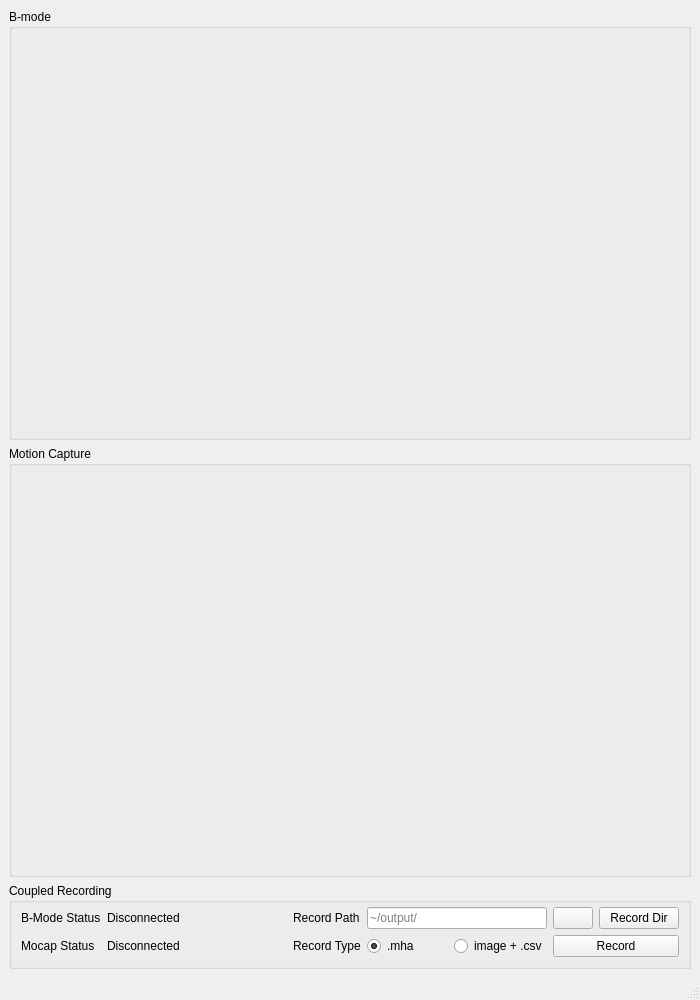
<?xml version="1.0" encoding="UTF-8"?>
<ui version="4.0">
 <class>MainWindow</class>
 <widget class="QMainWindow" name="MainWindow">
  <property name="geometry">
   <rect>
    <x>0</x>
    <y>0</y>
    <width>700</width>
    <height>1000</height>
   </rect>
  </property>
  <property name="windowTitle">
   <string>MainWindow</string>
  </property>
  <widget class="QWidget" name="centralwidget">
   <layout class="QHBoxLayout" name="horizontalLayout_2">
    <item>
     <layout class="QHBoxLayout" name="horizontalLayout" stretch="1">
      <item>
       <layout class="QVBoxLayout" name="verticalLayout" stretch="1,1,0">
        <item>
         <widget class="QGroupBox" name="groupBox_1">
          <property name="title">
           <string>B-mode</string>
          </property>
          <layout class="QVBoxLayout" name="verticalLayout_4">
           <property name="leftMargin">
            <number>5</number>
           </property>
           <property name="topMargin">
            <number>3</number>
           </property>
           <property name="rightMargin">
            <number>5</number>
           </property>
           <property name="bottomMargin">
            <number>5</number>
           </property>
           <item>
            <layout class="QVBoxLayout" name="verticalLayout_bmode"/>
           </item>
          </layout>
         </widget>
        </item>
        <item>
         <widget class="QGroupBox" name="groupBox_2">
          <property name="title">
           <string>Motion Capture</string>
          </property>
          <layout class="QVBoxLayout" name="verticalLayout_6">
           <property name="leftMargin">
            <number>5</number>
           </property>
           <property name="topMargin">
            <number>3</number>
           </property>
           <property name="rightMargin">
            <number>5</number>
           </property>
           <property name="bottomMargin">
            <number>5</number>
           </property>
           <item>
            <layout class="QVBoxLayout" name="verticalLayout_mocap"/>
           </item>
          </layout>
         </widget>
        </item>
        <item>
         <widget class="QGroupBox" name="groupBox_3">
          <property name="title">
           <string>Coupled Recording</string>
          </property>
          <layout class="QVBoxLayout" name="verticalLayout_8">
           <property name="leftMargin">
            <number>9</number>
           </property>
           <property name="topMargin">
            <number>4</number>
           </property>
           <property name="rightMargin">
            <number>9</number>
           </property>
           <property name="bottomMargin">
            <number>9</number>
           </property>
           <item>
            <layout class="QHBoxLayout" name="horizontalLayout_3" stretch="0">
             <item>
              <layout class="QGridLayout" name="gridLayout" columnstretch="0,1,0,1,0,0">
               <property name="sizeConstraint">
                <enum>QLayout::SizeConstraint::SetMinimumSize</enum>
               </property>
               <item row="0" column="2">
                <widget class="QLabel" name="label">
                 <property name="text">
                  <string>Record Path</string>
                 </property>
                </widget>
               </item>
               <item row="1" column="0">
                <widget class="QLabel" name="label_2">
                 <property name="text">
                  <string>Mocap Status</string>
                 </property>
                </widget>
               </item>
               <item row="0" column="1">
                <widget class="QLabel" name="label_status_bmode">
                 <property name="text">
                  <string>Disconnected</string>
                 </property>
                </widget>
               </item>
               <item row="1" column="1">
                <widget class="QLabel" name="label_status_mocap">
                 <property name="text">
                  <string>Disconnected</string>
                 </property>
                </widget>
               </item>
               <item row="0" column="4">
                <widget class="QPushButton" name="pushButton_coupledrecord_recorddirClear">
                 <property name="text">
                  <string/>
                 </property>
                 <property name="icon">
                  <iconset theme="QIcon::ThemeIcon::EditClear"/>
                 </property>
                </widget>
               </item>
               <item row="0" column="3">
                <widget class="QLineEdit" name="lineEdit_coupledrecord_recorddir">
                 <property name="placeholderText">
                  <string>~/output/</string>
                 </property>
                </widget>
               </item>
               <item row="0" column="0">
                <widget class="QLabel" name="label_1">
                 <property name="text">
                  <string>B-Mode Status</string>
                 </property>
                </widget>
               </item>
               <item row="0" column="5">
                <widget class="QPushButton" name="pushButton_coupledrecord_recorddirBrowse">
                 <property name="text">
                  <string>Record Dir</string>
                 </property>
                 <property name="icon">
                  <iconset theme="QIcon::ThemeIcon::FolderOpen"/>
                 </property>
                </widget>
               </item>
               <item row="1" column="2">
                <widget class="QLabel" name="label_3">
                 <property name="text">
                  <string>Record Type</string>
                 </property>
                </widget>
               </item>
               <item row="1" column="3">
                <layout class="QHBoxLayout" name="horizontalLayout_4">
                 <item>
                  <widget class="QRadioButton" name="radioButton_mha">
                   <property name="text">
                    <string>.mha</string>
                   </property>
                   <property name="checked">
                    <bool>true</bool>
                   </property>
                  </widget>
                 </item>
                 <item>
                  <widget class="QRadioButton" name="radioButton_imagecsv">
                   <property name="text">
                    <string>image + .csv</string>
                   </property>
                  </widget>
                 </item>
                </layout>
               </item>
               <item row="1" column="4" colspan="2">
                <widget class="QPushButton" name="pushButton_coupledrecord_recordStream">
                 <property name="text">
                  <string>Record</string>
                 </property>
                </widget>
               </item>
              </layout>
             </item>
            </layout>
           </item>
          </layout>
         </widget>
        </item>
       </layout>
      </item>
     </layout>
    </item>
   </layout>
  </widget>
  <widget class="QMenuBar" name="menubar">
   <property name="geometry">
    <rect>
     <x>0</x>
     <y>0</y>
     <width>700</width>
     <height>22</height>
    </rect>
   </property>
  </widget>
  <widget class="QStatusBar" name="statusbar"/>
 </widget>
 <resources/>
 <connections/>
</ui>
